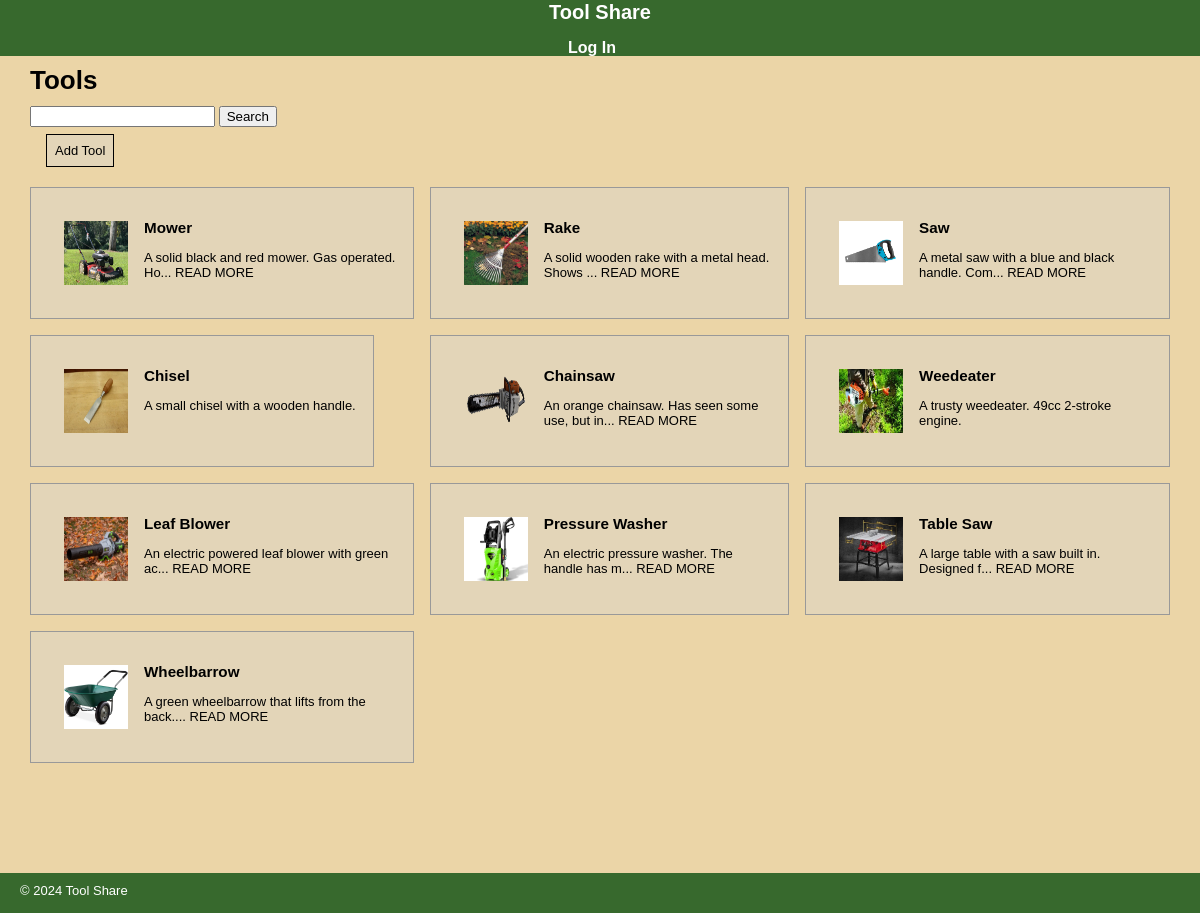
Page /tools/index.php on the committed database.
### tables this page shows
CREATE TABLE `tools` (
  `id` int(11) NOT NULL,
  `tool_name` varchar(20) NOT NULL,
  `description` varchar(255) NOT NULL,
  `availability` enum('available','in use') NOT NULL,
  `image` varchar(255) NOT NULL
);

### private/functions.php (called while the page is built, shortened)
<?php
function url_for($script_path) {
  if($script_path[0] != '/') {
    $script_path = "/" . $script_path;
  }
  return WWW_ROOT . $script_path;
}
function u($string="") {
  return urlencode($string);
}
function h($string="") {
  return htmlspecialchars($string);
}
function truncate_description($description, $max_length = 45, $suffix = '...  READ MORE') {
  if (strlen($description) > $max_length) {
    $shortened = substr($description, 0, $max_length) . $suffix;
    return $shortened;
  }
  return $description;
}
?>

### private/initialize.php (called while the page is built, shortened)
<?php
  require_once('functions.php');
  require_once('validation_functions.php');
  $session = new Session;
?>

### private/classes/Session.class.php (called while the page is built, shortened)
<?php
class Session {
  public $user_id;
  public function is_logged_in() {
    return isset($this->user_id) && $this->last_login_is_recent();
  }
}
?>

### private/classes/DatabaseObject.class.php (called while the page is built, shortened)
<?php
class DatabaseObject {
  static protected $database;
  static protected $table_name = "";
  static public function set_database($database) {
    self::$database = $database;
  }
  static public function find_by_sql($sql) {
    $result = self::$database->query($sql);
    $object_array = [];
    while($record = $result->fetch_assoc()) {
      $object_array[] = static::instantiate($record);
    }
    return $object_array;
  }
  static public function find_all() {
    $sql = "SELECT * FROM " . static::$table_name;
    return static::find_by_sql($sql);
  }
  static protected function instantiate($record) {
    $object = new static;
    foreach($record as $property => $value) {
      if(property_exists($object, $property)) {
        $object->$property = $value;
      }
    }
    return $object;
  }
}
?>

### private/validation_functions.php (called while the page is built, shortened)
<?php
  function is_blank($value) {
    return !isset($value) || trim($value) === '';
  }
?>

### tools/index.php (the view, shortened to what this page needs)
<?php require_once('../private/initialize.php'); ?>
<?php
$tools = Tool::find_all();
?>
<?php include(SHARED_PATH . '/staff_header.php'); ?>
<div id="content">
  <div class="bicycles listing">
    <h1>Tools</h1>
    <form action="search.php" method="GET">
		  <input type="text" name="query"/>
		  <input type="submit" value="Search"/>
	  </form>
    <div class="actions">
      <a class="action" href="new.php">Add Tool</a>
    </div>
  	<table class="list">
      <div id="maintools"
        <?php foreach($tools as $tool) { ?>
          <?php if ($tool->availability == 'available') { ?>
          <tr>
          <?php } else  { ?>
          <tr id='inuse'>
          <?php } ?>
          <td><a href="<?php echo url_for('show.php?id=' . h(u($tool->id))); ?>">
            <?php if (!is_blank($tool->image)) { ?>
            <img src="../../images/<?php echo $tool->image; ?>" alt='<?php echo $tool->tool_name; ?>' width='64' height='64'>
            <?php } ?>
            <div id='toolinfo'>
            <h3><?php echo h($tool->tool_name); ?></h3>
            <?php
              $truncated_description = truncate_description($tool->description, 45);
              echo h($truncated_description);
            ?>
            </div>
          </a></td>
      </div>
    	  </tr>
      <?php } ?>
<?php include(SHARED_PATH . '/staff_footer.php'); ?>

### private/shared/staff_header.php (shortened to what this page needs)
<!doctype html>
<html lang="en">
  <head>
    <link rel="stylesheet" media="all" href="<?php echo url_for('../../stylesheets/staff.css'); ?>" />
  </head>
  <body>
    <header>
      <h1>Tool Share</h1>
    </header>
    <navigation>
      <ul>
        <?php if($session->is_logged_in()) { ?>
          <li><a href="../../index.php">Home</a></li>
          <li><a href="../../mytools.php">My Tools</a></li>
          <li><a href="../../logout.php">Log Out, <?php echo $session->name; ?></a></li>
        <?php } else { ?>
          <li><a href="/login.php">Log In</a></li>
        <?php } ?>
      </ul>
    </navigation>

### private/shared/staff_footer.php (shortened to what this page needs)
<footer>
  &copy; <?php echo date('Y'); ?> Tool Share
</footer>
</body>
</html>

### stylesheets/staff.css (style rules this page uses)
html { width: 100%; height: 100%; }
body { width: 100%; height: 100%; margin: 0; padding: 0; font: 13px/15px Verdana, Arial, Helvetica, sans-serif; background-color: #ebd5a7; }
header { height: 40px; margin: 0; padding: 0; background: #37692D; color: white; }
header h1 { margin: 0; padding: 5px; font-size: 20px; font-family: Verdana, Arial, Helvetica, sans-serif; text-align: center; }
navigation { width: 100%; margin: 0; padding: 0; text-align: center; }
navigation ul { width: 100%; list-style: none; padding: 0; margin: 0; background: #37692D; }
navigation ul li { display: inline; margin-right: 1em; color: #fff; font-weight: bold; font-size: 1rem; }
navigation ul li a { text-decoration: none; color: #fff; }
#content { height: 100%; padding: 0 30px; }
footer { height: 20px; margin-bottom: 0; padding: 10px 20px; background: #37692D; color: white; }
.actions { margin-bottom: 1em; padding: 1rem; }
.action { text-decoration: none; color: #000; border: 1px solid #000; padding: .5rem; background-color: #e3d5b8; }
table { border-collapse: collapse; vertical-align: top; }
table.list { width: 100%; margin-bottom: 1rem; }
.list tr { padding-bottom: 1rem; display: block; height: auto; width: 100%; }
table.list tr td { border: 1px solid #999999; background-color: #e3d5b8; float: center; margin: 25px auto; align-content: center; width: 100%; }
.list tr td a { text-decoration: none; color: #000; display: flex; justify-content: left; padding: 1rem; height: auto; }
.list img { margin: 0; padding: 1rem; }
#toolinfo { display: block; }

### rows in the picture
tools: image (picture), tool_name "Mower", description "A solid black and red mower. Gas operated. Ho... READ MORE"
tools: image (picture), tool_name "Rake", description "A solid wooden rake with a metal head. Shows ... READ MORE"
tools: image (picture), tool_name "Saw", description "A metal saw with a blue and black handle. Com... READ MORE"
tools: image (picture), tool_name "Chisel", description "A small chisel with a wooden handle."
tools: image (picture), tool_name "Chainsaw", description "An orange chainsaw. Has seen some use, but in... READ MORE"
tools: image (picture), tool_name "Weedeater", description "A trusty weedeater. 49cc 2-stroke engine."
tools: image (picture), tool_name "Leaf Blower", description "An electric powered leaf blower with green ac... READ MORE"
tools: image (picture), tool_name "Pressure Washer", description "An electric pressure washer. The handle has m... READ MORE"
tools: image (picture), tool_name "Table Saw", description "A large table with a saw built in. Designed f... READ MORE"
tools: image (picture), tool_name "Wheelbarrow", description "A green wheelbarrow that lifts from the back.... READ MORE"
